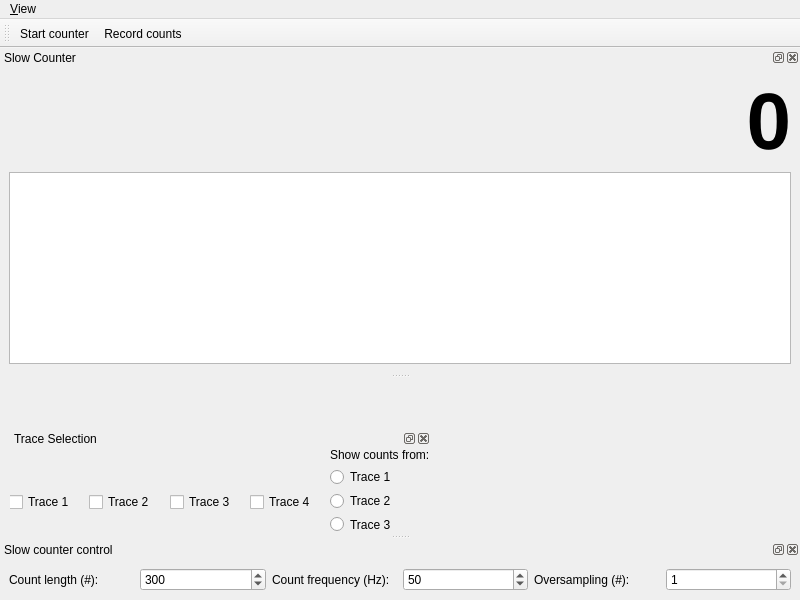
<?xml version="1.0" encoding="UTF-8"?>
<ui version="4.0">
 <class>MainWindow</class>
 <widget class="QMainWindow" name="MainWindow">
  <property name="geometry">
   <rect>
    <x>0</x>
    <y>0</y>
    <width>800</width>
    <height>600</height>
   </rect>
  </property>
  <property name="windowTitle">
   <string>qudi: Slow Counter</string>
  </property>
  <widget class="QWidget" name="centralwidget">
   <widget class="QDockWidget" name="trace_selection_DockWidget">
    <property name="geometry">
     <rect>
      <x>10</x>
      <y>50</y>
      <width>421</width>
      <height>109</height>
     </rect>
    </property>
    <property name="floating">
     <bool>true</bool>
    </property>
    <property name="windowTitle">
     <string>Trace Selection</string>
    </property>
    <widget class="QWidget" name="dockWidgetContents_3">
     <widget class="QWidget" name="horizontalLayoutWidget">
      <property name="geometry">
       <rect>
        <x>-1</x>
        <y>0</y>
        <width>421</width>
        <height>109</height>
       </rect>
      </property>
      <layout class="QHBoxLayout" name="horizontalLayout_2">
       <item>
        <widget class="QCheckBox" name="trace_1_checkbox">
         <property name="text">
          <string>Trace 1</string>
         </property>
        </widget>
       </item>
       <item>
        <widget class="QCheckBox" name="trace_2_checkbox">
         <property name="text">
          <string>Trace 2</string>
         </property>
        </widget>
       </item>
       <item>
        <widget class="QCheckBox" name="trace_3_checkbox">
         <property name="text">
          <string>Trace 3</string>
         </property>
        </widget>
       </item>
       <item>
        <widget class="QCheckBox" name="trace_4_checkbox">
         <property name="text">
          <string>Trace 4</string>
         </property>
        </widget>
       </item>
       <item>
        <layout class="QVBoxLayout" name="verticalLayout_2">
         <item>
          <widget class="QLabel" name="show_couts_label">
           <property name="text">
            <string>Show counts from:</string>
           </property>
          </widget>
         </item>
         <item>
          <widget class="QRadioButton" name="trace_1_radiobutton">
           <property name="text">
            <string>Trace 1</string>
           </property>
          </widget>
         </item>
         <item>
          <widget class="QRadioButton" name="trace_2_radiobutton">
           <property name="text">
            <string>Trace 2</string>
           </property>
          </widget>
         </item>
         <item>
          <widget class="QRadioButton" name="trace_3_radiobutton">
           <property name="text">
            <string>Trace 3</string>
           </property>
          </widget>
         </item>
         <item>
          <widget class="QRadioButton" name="trace_4_radiobutton">
           <property name="text">
            <string>Trace 4</string>
           </property>
          </widget>
         </item>
        </layout>
       </item>
      </layout>
     </widget>
    </widget>
   </widget>
  </widget>
  <widget class="QMenuBar" name="menubar">
   <property name="geometry">
    <rect>
     <x>0</x>
     <y>0</y>
     <width>800</width>
     <height>18</height>
    </rect>
   </property>
   <widget class="QMenu" name="menuView">
    <property name="title">
     <string>&amp;View</string>
    </property>
    <widget class="QMenu" name="menuToolbars">
     <property name="title">
      <string>&amp;Toolbars</string>
     </property>
     <addaction name="counting_controls_view_Action"/>
    </widget>
    <addaction name="slow_counter_view_Action"/>
    <addaction name="slow_counter_parameters_view_Action"/>
    <addaction name="trace_selection_view_Action"/>
    <addaction name="separator"/>
    <addaction name="menuToolbars"/>
    <addaction name="separator"/>
    <addaction name="restore_default_view_Action"/>
    <addaction name="actionClose"/>
   </widget>
   <addaction name="menuView"/>
  </widget>
  <widget class="QDockWidget" name="counter_trace_DockWidget">
   <property name="sizePolicy">
    <sizepolicy hsizetype="Preferred" vsizetype="Preferred">
     <horstretch>1</horstretch>
     <verstretch>0</verstretch>
    </sizepolicy>
   </property>
   <property name="windowTitle">
    <string>Slow Counter</string>
   </property>
   <attribute name="dockWidgetArea">
    <number>4</number>
   </attribute>
   <widget class="QWidget" name="dockWidgetContents">
    <layout class="QVBoxLayout" name="verticalLayout">
     <item>
      <widget class="QLabel" name="count_value_Label">
       <property name="font">
        <font>
         <pointsize>60</pointsize>
         <weight>75</weight>
         <bold>true</bold>
        </font>
       </property>
       <property name="text">
        <string>0</string>
       </property>
       <property name="alignment">
        <set>Qt::AlignRight|Qt::AlignTrailing|Qt::AlignVCenter</set>
       </property>
      </widget>
     </item>
     <item>
      <widget class="PlotWidget" name="counter_trace_PlotWidget"/>
     </item>
    </layout>
   </widget>
  </widget>
  <widget class="QDockWidget" name="slow_counter_parameters_DockWidget">
   <property name="maximumSize">
    <size>
     <width>524287</width>
     <height>100</height>
    </size>
   </property>
   <property name="windowTitle">
    <string>Slow counter control</string>
   </property>
   <attribute name="dockWidgetArea">
    <number>8</number>
   </attribute>
   <widget class="QWidget" name="dockWidgetContents_2">
    <layout class="QHBoxLayout" name="horizontalLayout">
     <item>
      <widget class="QLabel" name="label">
       <property name="text">
        <string>Count length (#):</string>
       </property>
      </widget>
     </item>
     <item>
      <widget class="QSpinBox" name="count_length_SpinBox">
       <property name="minimum">
        <number>1</number>
       </property>
       <property name="maximum">
        <number>1000000</number>
       </property>
       <property name="singleStep">
        <number>10</number>
       </property>
       <property name="value">
        <number>300</number>
       </property>
      </widget>
     </item>
     <item>
      <widget class="QLabel" name="label_2">
       <property name="text">
        <string>Count frequency (Hz):</string>
       </property>
      </widget>
     </item>
     <item>
      <widget class="QSpinBox" name="count_freq_SpinBox">
       <property name="minimum">
        <number>1</number>
       </property>
       <property name="maximum">
        <number>1000000</number>
       </property>
       <property name="singleStep">
        <number>10</number>
       </property>
       <property name="value">
        <number>50</number>
       </property>
      </widget>
     </item>
     <item>
      <widget class="QLabel" name="label_3">
       <property name="toolTip">
        <string>If bigger than 1, the number of samples is averaged over the given number and then displayed.
Use for extremely fast counting, since all the raw data is saved.
Timestamps in oversampling interval are all equal to the averaging time.</string>
       </property>
       <property name="text">
        <string>Oversampling (#):</string>
       </property>
      </widget>
     </item>
     <item>
      <widget class="QSpinBox" name="oversampling_SpinBox">
       <property name="toolTip">
        <string>If bigger than 1, the number of samples is averaged over the given number and then displayed.
Use for extremely fast counting, since all the raw data is saved.
Timestamps in oversampling interval are all equal to the averaging time.</string>
       </property>
       <property name="minimum">
        <number>1</number>
       </property>
       <property name="maximum">
        <number>10000</number>
       </property>
       <property name="value">
        <number>1</number>
       </property>
      </widget>
     </item>
    </layout>
   </widget>
  </widget>
  <widget class="QToolBar" name="counting_control_ToolBar">
   <property name="windowTitle">
    <string>Counting Controls</string>
   </property>
   <property name="toolButtonStyle">
    <enum>Qt::ToolButtonTextUnderIcon</enum>
   </property>
   <attribute name="toolBarArea">
    <enum>TopToolBarArea</enum>
   </attribute>
   <attribute name="toolBarBreak">
    <bool>false</bool>
   </attribute>
   <addaction name="start_counter_Action"/>
   <addaction name="record_counts_Action"/>
  </widget>
  <action name="start_counter_Action">
   <property name="checkable">
    <bool>true</bool>
   </property>
   <property name="icon">
    <iconset>
     <normaloff>../../artwork/icons/qudiTheme/22x22/start-counter.png</normaloff>
     <activeon>../../artwork/icons/qudiTheme/22x22/stop-counter.png</activeon>../../artwork/icons/qudiTheme/22x22/start-counter.png</iconset>
   </property>
   <property name="text">
    <string>Start counter</string>
   </property>
   <property name="toolTip">
    <string>Start the counter</string>
   </property>
  </action>
  <action name="record_counts_Action">
   <property name="checkable">
    <bool>true</bool>
   </property>
   <property name="icon">
    <iconset>
     <normaloff>../../artwork/icons/qudiTheme/22x22/record-counter.png</normaloff>
     <activeon>../../artwork/icons/qudiTheme/22x22/stop-record-counter.png</activeon>../../artwork/icons/qudiTheme/22x22/record-counter.png</iconset>
   </property>
   <property name="text">
    <string>Record counts</string>
   </property>
   <property name="toolTip">
    <string>Save count trace to file</string>
   </property>
  </action>
  <action name="slow_counter_view_Action">
   <property name="checkable">
    <bool>true</bool>
   </property>
   <property name="text">
    <string>&amp;Slow counter</string>
   </property>
   <property name="toolTip">
    <string>Show the Slow counter</string>
   </property>
  </action>
  <action name="slow_counter_parameters_view_Action">
   <property name="checkable">
    <bool>true</bool>
   </property>
   <property name="text">
    <string>Slow &amp;counter parameters</string>
   </property>
   <property name="toolTip">
    <string>Show Slow counter parameters</string>
   </property>
  </action>
  <action name="restore_default_view_Action">
   <property name="text">
    <string>&amp;Restore default</string>
   </property>
  </action>
  <action name="counting_controls_view_Action">
   <property name="checkable">
    <bool>true</bool>
   </property>
   <property name="text">
    <string>&amp;Counting controls</string>
   </property>
  </action>
  <action name="actionClose">
   <property name="icon">
    <iconset>
     <normaloff>../../artwork/icons/oxygen/22x22/application-exit.png</normaloff>../../artwork/icons/oxygen/22x22/application-exit.png</iconset>
   </property>
   <property name="text">
    <string>Close</string>
   </property>
  </action>
  <action name="trace_selection_view_Action">
   <property name="checkable">
    <bool>true</bool>
   </property>
   <property name="checked">
    <bool>false</bool>
   </property>
   <property name="text">
    <string>Trace Selection</string>
   </property>
  </action>
 </widget>
 <customwidgets>
  <customwidget>
   <class>PlotWidget</class>
   <extends>QGraphicsView</extends>
   <header>pyqtgraph</header>
  </customwidget>
 </customwidgets>
 <resources/>
 <connections>
  <connection>
   <sender>slow_counter_view_Action</sender>
   <signal>triggered(bool)</signal>
   <receiver>counter_trace_DockWidget</receiver>
   <slot>setVisible(bool)</slot>
   <hints>
    <hint type="sourcelabel">
     <x>-1</x>
     <y>-1</y>
    </hint>
    <hint type="destinationlabel">
     <x>399</x>
     <y>136</y>
    </hint>
   </hints>
  </connection>
  <connection>
   <sender>counter_trace_DockWidget</sender>
   <signal>visibilityChanged(bool)</signal>
   <receiver>slow_counter_view_Action</receiver>
   <slot>setChecked(bool)</slot>
   <hints>
    <hint type="sourcelabel">
     <x>399</x>
     <y>136</y>
    </hint>
    <hint type="destinationlabel">
     <x>-1</x>
     <y>-1</y>
    </hint>
   </hints>
  </connection>
  <connection>
   <sender>slow_counter_parameters_view_Action</sender>
   <signal>triggered(bool)</signal>
   <receiver>slow_counter_parameters_DockWidget</receiver>
   <slot>setVisible(bool)</slot>
   <hints>
    <hint type="sourcelabel">
     <x>-1</x>
     <y>-1</y>
    </hint>
    <hint type="destinationlabel">
     <x>399</x>
     <y>551</y>
    </hint>
   </hints>
  </connection>
  <connection>
   <sender>slow_counter_parameters_DockWidget</sender>
   <signal>visibilityChanged(bool)</signal>
   <receiver>slow_counter_parameters_view_Action</receiver>
   <slot>setChecked(bool)</slot>
   <hints>
    <hint type="sourcelabel">
     <x>399</x>
     <y>551</y>
    </hint>
    <hint type="destinationlabel">
     <x>-1</x>
     <y>-1</y>
    </hint>
   </hints>
  </connection>
  <connection>
   <sender>counting_controls_view_Action</sender>
   <signal>triggered(bool)</signal>
   <receiver>counting_control_ToolBar</receiver>
   <slot>setVisible(bool)</slot>
   <hints>
    <hint type="sourcelabel">
     <x>-1</x>
     <y>-1</y>
    </hint>
    <hint type="destinationlabel">
     <x>399</x>
     <y>41</y>
    </hint>
   </hints>
  </connection>
  <connection>
   <sender>counting_control_ToolBar</sender>
   <signal>visibilityChanged(bool)</signal>
   <receiver>counting_controls_view_Action</receiver>
   <slot>setChecked(bool)</slot>
   <hints>
    <hint type="sourcelabel">
     <x>399</x>
     <y>41</y>
    </hint>
    <hint type="destinationlabel">
     <x>-1</x>
     <y>-1</y>
    </hint>
   </hints>
  </connection>
  <connection>
   <sender>actionClose</sender>
   <signal>triggered()</signal>
   <receiver>MainWindow</receiver>
   <slot>close()</slot>
   <hints>
    <hint type="sourcelabel">
     <x>-1</x>
     <y>-1</y>
    </hint>
    <hint type="destinationlabel">
     <x>399</x>
     <y>299</y>
    </hint>
   </hints>
  </connection>
  <connection>
   <sender>trace_selection_view_Action</sender>
   <signal>triggered(bool)</signal>
   <receiver>trace_selection_DockWidget</receiver>
   <slot>setVisible(bool)</slot>
   <hints>
    <hint type="sourcelabel">
     <x>-1</x>
     <y>-1</y>
    </hint>
    <hint type="destinationlabel">
     <x>39</x>
     <y>463</y>
    </hint>
   </hints>
  </connection>
  <connection>
   <sender>trace_selection_DockWidget</sender>
   <signal>visibilityChanged(bool)</signal>
   <receiver>trace_selection_view_Action</receiver>
   <slot>setChecked(bool)</slot>
   <hints>
    <hint type="sourcelabel">
     <x>39</x>
     <y>463</y>
    </hint>
    <hint type="destinationlabel">
     <x>-1</x>
     <y>-1</y>
    </hint>
   </hints>
  </connection>
 </connections>
</ui>
